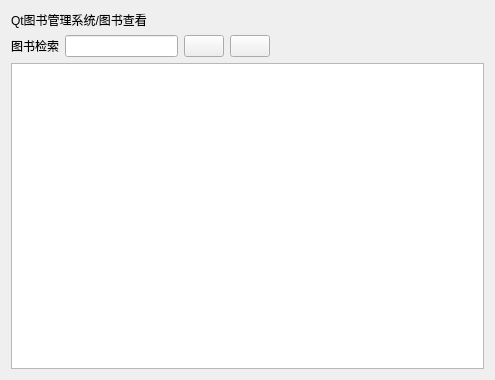
<?xml version="1.0" encoding="UTF-8"?>
<ui version="4.0">
 <class>Cell_booklist</class>
 <widget class="QWidget" name="Cell_booklist">
  <property name="geometry">
   <rect>
    <x>0</x>
    <y>0</y>
    <width>495</width>
    <height>380</height>
   </rect>
  </property>
  <property name="windowTitle">
   <string>Form</string>
  </property>
  <layout class="QGridLayout" name="gridLayout">
   <item row="0" column="0" colspan="2">
    <widget class="QLabel" name="label_2">
     <property name="text">
      <string>Qt图书管理系统/图书查看</string>
     </property>
    </widget>
   </item>
   <item row="1" column="0">
    <widget class="QLabel" name="label">
     <property name="text">
      <string>图书检索</string>
     </property>
     <property name="alignment">
      <set>Qt::AlignRight|Qt::AlignTrailing|Qt::AlignVCenter</set>
     </property>
    </widget>
   </item>
   <item row="5" column="0" colspan="5">
    <widget class="QTableView" name="tableView"/>
   </item>
   <item row="1" column="3">
    <widget class="QPushButton" name="pushButton">
     <property name="text">
      <string/>
     </property>
    </widget>
   </item>
   <item row="1" column="1">
    <widget class="QLineEdit" name="lineEdit"/>
   </item>
   <item row="1" column="2">
    <widget class="QPushButton" name="pushButton_2">
     <property name="text">
      <string/>
     </property>
    </widget>
   </item>
   <item row="1" column="4">
    <spacer name="spacer">
     <property name="orientation">
      <enum>Qt::Horizontal</enum>
     </property>
     <property name="sizeHint" stdset="0">
      <size>
       <width>208</width>
       <height>20</height>
      </size>
     </property>
    </spacer>
   </item>
  </layout>
 </widget>
 <resources/>
 <connections/>
</ui>
